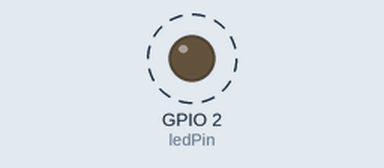
Bench run of a sketch on a simulated ESP32. Shown: output pins drawn as LEDs (lit = HIGH). Dashed ring = blinking. What the sketch prints to the serial monitor is not drawn.

Above: at 0.2 s.
Timing chart, 0 to 3.0 s (numbered marks = the images above):
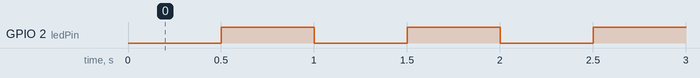

Measured:
- by itself, GPIO 2 (ledPin): alternates HIGH for 0.50 s and LOW for 0.50 s

The sketch:

lab02_millis.ino
```cpp
// 定义 LED 引脚（ESP32 板载 LED 通常为 GPIO 2）
const int ledPin = 2;

// 记录上一次 LED 状态切换的时间（毫秒）
unsigned long previousMillis = 0;
// 定义闪烁周期：1Hz 对应周期 1000ms，即每 500ms 切换一次状态
const long interval = 500;

// LED 当前状态
bool ledState = LOW;

void setup() {
  Serial.begin(115200);
  pinMode(ledPin, OUTPUT);
  // 初始状态为熄灭，与 previousMillis 初始值无关
  digitalWrite(ledPin, ledState);
}

void loop() {
  // 获取当前运行时间（毫秒）
  unsigned long currentMillis = millis();

  // 检查是否达到切换间隔
  if (currentMillis - previousMillis >= interval) {
    // 保存本次切换的时刻，用于下一次判断
    previousMillis = currentMillis;

    // 翻转 LED 状态
    ledState = !ledState;
    digitalWrite(ledPin, ledState);

    // 串口输出当前状态（方便观察，非必须）
    if (ledState == HIGH) {
      Serial.println("LED ON");
    } else {
      Serial.println("LED OFF");
    }
  }

  // 此处可添加其他非阻塞任务，不会影响 LED 闪烁的精确性
}
```
